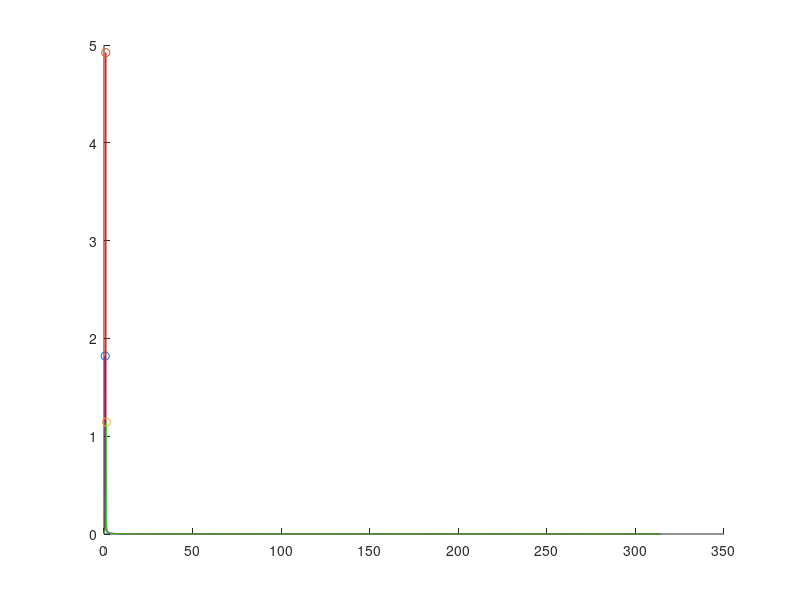

The MATLAB source for this figure: (Note: this script raises an error after producing the figure.)
%% Driven Damped Oscillator 
% 1.Seperating transient & steady-state using FFT(Numerical solution)
% 2.Theoretical solution(steady-state)
% 3.Calulating Error

clear; clc; close all

%% Seperating transient & steady-state using FFT(Numerical solution)
color = ['b', 'r', 'g'];
w_list = [0.7, 1.0, 1.3];
gamma = 0.1;
w0 = 1.0;
F = 1.0;
tspan = [0 200];

fig1 = figure;
hold on

for i = 1:length(w_list)

    ode_nu = @(t,x) [x(2); -2*gamma*x(2) - w0^2*x(1) + F*cos(w_list(i)*t)];
    x0 = [1, 0];

    [t,x] = ode45(ode_nu,tspan,x0);

    dt_t = 0.01;
    t_uni = t(1):dt_t:t(end);
    x_uni = interp1(t,x(:,1),t_uni);


    % Seperating Steady-state
    t_ss = t_uni(t_uni > 100);
    x_ss = x_uni(t_uni > 100);
    x_ss = x_ss - mean(x_ss);
    N = length(x_ss);

    dt = t_ss(2) - t_ss(1);
    fs = 1/dt;
    
    X_fft = fft(x_ss);
    
    freq = (0:N-1)*(fs/N)*2*pi;
    
    A = abs(X_fft)/(N);
    A = A(1:N/2);
    A(2:end) = 2*A(2:end);
    freq = freq(1:N/2);
    
    [amp_peak, idx] = max(A);
    f_peak(i) = freq(idx);
    A_nu(i) = amp_peak;
    h(i) = plot(freq, A, color(i));
    plot(f_peak(i),A_nu(i),'o')

    fprintf('Driving w = %.2f, FFT peak angular freq = %.4f, FFT peak Amplitude = %.4f\n', ...
    w_list(i), f_peak(i), A_nu(i))

end

%% Steady-state amplitude(theoretical solution)
disp('---------------------------------------------------------------------')
for j = 1:length(w_list)
    A_th(j) = F/sqrt((w0^2-w_list(j)^2)^2 + 4*gamma^2*w_list(j)^2);
    fprintf('Driving w = %.2f, Theoretical Amplitude = %.4f\n', ...
        w_list(j), A_th(j))
    yline(A_th(j),'--','Color',color(j),'Label','A_{theory}')
end

%% Calulating Error
disp('---------------------------------------------------------------------')
for k = 1:length(w_list)
    rel_error = abs(A_nu(k) - A_th(k)) / A_th(k);
    rel_error_percent = rel_error * 100;
    fprintf('Driving w =%.2f, Relative error(%%) =  %.4f\n',w_list(k),rel_error_percent)
end

title('Fourier transform-numerical solution')
xlabel('Angular Frequency(rad/s)')
ylabel('Amplitude')
axis([0 2 0 5.5])
legend([h(1), h(2), h(3)], ...
    '\omega = 0.7', ...
    '\omega = 1.0', ...
    '\omega = 1.3','Location','northwest')
grid on

if ~exist('figures','dir')
    mkdir('figures')
end
saveas(fig1,'figures/Driven_damped_FFM_amplitude_sol.png')
